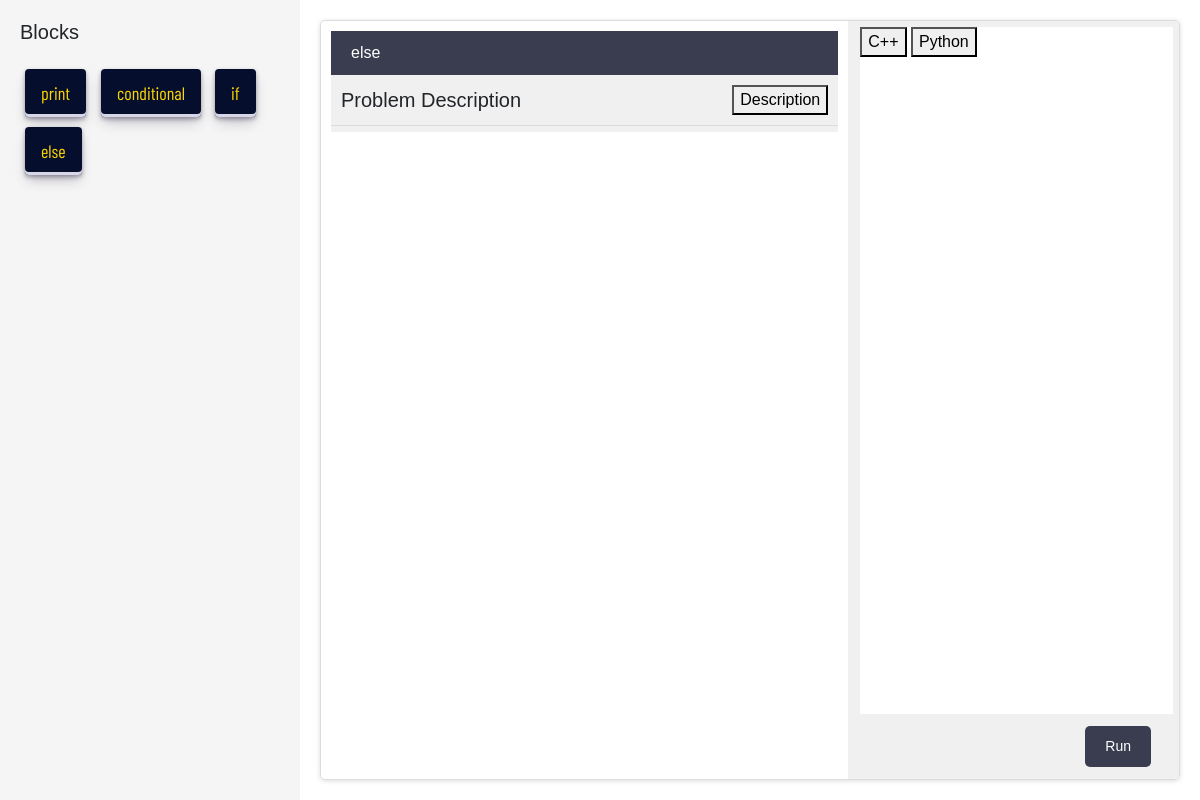
The app's page /tutorial/else/ (signed in), older data.
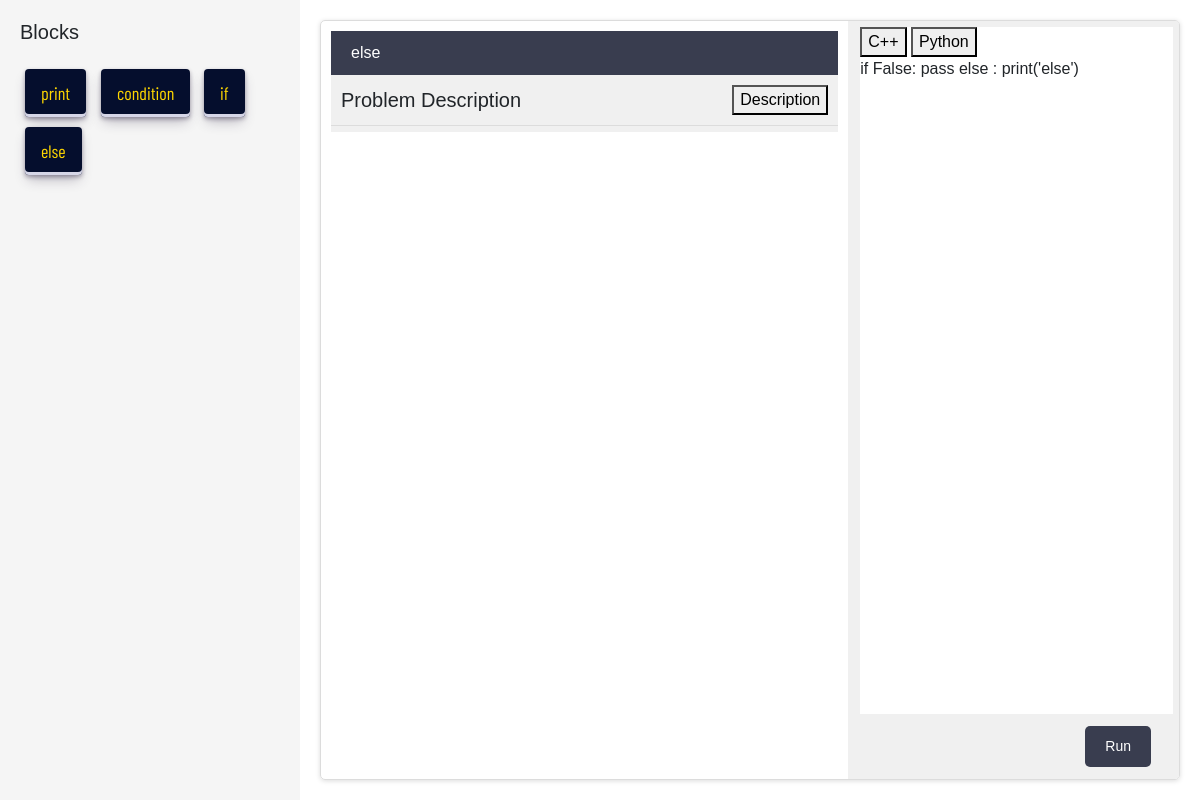
The same page, newer data.
### mainBlocks/models.py (models this page shows, shortened)
class Problem(models.Model):
    problem_id = models.CharField(max_length=25, null=True)
    submission_date = models.DateTimeField(auto_now=True)
    submission_status = models.CharField(max_length=10, default='submitted')
    user_code = models.TextField()

### TutorialsBlocks/views.py (the view)
# urls.py: path('<str:tname>/', renderTutorials, name='renderTutorials'),
def renderTutorials(request, tname):
    form = UserCodeForm()
    tutorial = Tutorial.objects.get(tname=tname)
    user = User.objects.get(username=request.user.username)
    if request.method == 'POST':
        form = UserCodeForm(request.POST)
        print(form)
        if form.is_valid():
            user_code = form.cleaned_data['user_code']
            p = Problem(problem_id=tname, submission_status="submitted", user_code=user_code)
            p.user = user
            p.save()
            next_tutorial = Tutorial.objects.filter(sequence__gt=tutorial.sequence).order_by('sequence').first()
            print('se', tutorial.sequence)
            print('se', next_tutorial)
            if next_tutorial:
                return redirect(reverse('tutorial:renderTutorials', args=[next_tutorial.tname]))
        else:
            print(form.errors)
    else:
        form = UserCodeForm()
    text = tutorial.block_id.split(' ')
    dic=[]
    profile = user.profile
    user_code = profile.problems.filter(problem_id = tname)
    if user_code.exists():
        user_code = user_code.first().user_code
    else:
        user_code = ''
    for id in text:
        dic.append(id)
    context = {
        'my_template': 'TutorialsBlocks/tutorials.html',
        'tutorial': tutorial,
        'id': dic,
        'form': form,
        'prev_code': user_code
    }
    return render(request, 'blocks.html', context)

### templates/blocks.html (shortened to what this page needs)
{% extends my_template %}
{% load static %}
   {% block mainscript %}
<head>
   <link rel="stylesheet" href="{% static '/Am-style/if.css' %}">
   <link rel="stylesheet" href="{% static 'Am-style/front/home.css' %}" />
      <link
      rel="stylesheet"
      href="https://cdn.jsdelivr.net/npm/intro.js@3.2.1/introjs.min.css"
    />
    <link
      href="https://cdn.jsdelivr.net/npm/bootstrap@5.0.0-beta1/dist/css/bootstrap.min.css"
      rel="stylesheet"
    />
   </head>
   {% endblock mainscript %}
      {% block block %}
      {% for block_id in id %}
         {% with trimmed_id=block_id|slice:"-5" %}
            <button class="button-30"
            data-hint="Here you can get all the variety of coffee."
            data-hintposition="bottom-middle"
            role="button">{{ trimmed_id }}</button>
         {% endwith %}
      {% endfor %}
      {% endblock block %}

### TutorialsBlocks/templates/TutorialsBlocks/tutorials.html (shortened to what this page needs)
{% load static %}
<!DOCTYPE html>
<html>
<head>
  {% block mainscript %}
  {% endblock mainscript %}
</head>
<body>
	<div class="left-section">
		<h2>Blocks</h2>
			{% block block %}
			{% endblock %}
   </div>
  <div class="right-section">
	<div class="problem-body">
		<div class="header">{{  tutorial.tname  }}</div>
	  <div class="problem-header">
		<h2>Problem Description</h2>
		<button onclick="windowOpener();">Description</button>
	  </div>
	  <div class="codesspace">
			<svg class="Am-workspace"xmlns="http://www.w3.org/2000/svg"
			xmlns:xlink="http://www.w3.org/1999/xlink"
			xmlns:html="http://www.w3.org/1999/xhtml"
			version="1.1" width="100%" height="100%">
			<g class="Am-workspace main">
				<filter id="my-filter">
					<feGaussianBlur stdDeviation="4" />
				  </filter>
		</g>
		</svg>
	  </div>
	</div>
	<div class="workspace">
		<div>
			<button onclick="window.lang_id = 0; window.translateAndSet()">C++</button>
			<button onclick="window.lang_id = 1; window.translateAndSet()">Python</button>
		</div>
		<p id ='user_code' style="height: 100%;" >
			{{prev_code}}
		</p>
		<p id='error' style="height: 10%"> </p>
		<form method="post">
			 <div class="footer">
				{% if step == 1 %}
				<button value="<-step"  ><- step </button>
					<button value="step->"  >step -> </button>
				{% else %}
					<button  type="submit" value="Submit"  >Run </button>
				{% endif %}
			</div>
		</form>
	</div>
  </body>
</html>

Row changes from the older to the newer data that the page shows:
added Problem: user_code "if False: pass else : print('else')"
Text that changed along with them:
new list line: "condition"
list line gone: "conditional"
